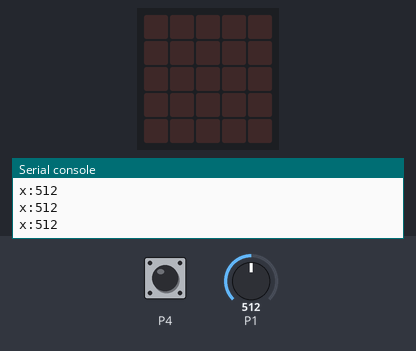
This program was run on a simulated BBC micro:bit (MakeCode). Shown: the board's 5×5 LED display, the last lines printed to the serial console. The inputs (shaded band) are chosen by the test bench; at power-on: P4 LOW, P1 = 512 (analog values on the 0–1023 scale). No radio messages arrive unless stated (any console line starting 'radio sent:' is added by the test bench).

Above: at 1.2 s.
1.3 s: P4 pulled HIGH for 0.15 s
At 2.0 s:
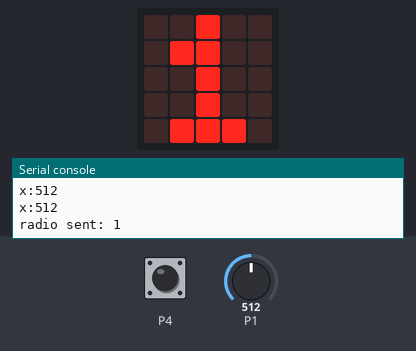
Timing chart, 0 to 4.3 s (numbered marks = the images above; inputs shaded):
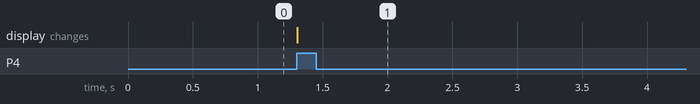

The program:

main.ts
```typescript
radio.setGroup(1)
let strip = neopixel.create(DigitalPin.P2, 16, NeoPixelMode.RGB)
strip.setBrightness(255)
strip.clear()
let 작동시간 = 1000 * 10
let 상태변수 = 0
let 빛세기 = 0
basic.forever(function () {
    빛세기 = pins.analogReadPin(AnalogPin.P1)
    serial.writeValue("x", 빛세기)
    상태변수 = pins.digitalReadPin(DigitalPin.P4)
    if (상태변수 == 1) {
        radio.sendNumber(1)
        if (빛세기 < 100) {
            strip.showColor(neopixel.colors(NeoPixelColors.White))
            basic.pause(작동시간)
            strip.showColor(neopixel.colors(NeoPixelColors.Black))
            상태변수 = 0
        } else {
            basic.showNumber(상태변수)
            strip.showColor(neopixel.colors(NeoPixelColors.Black))
            basic.pause(작동시간)
            상태변수 = 0
        }
    }
    basic.clearScreen()
})
```

test.ts
```typescript
// 테스트는 여기로 이동합니다; 이 패키지가 확장으로 사용될 때 컴파일되지 않을 것 입니다.
```

Measured:
- after the input at 1.3 s, the display: changes at once (image 1)
